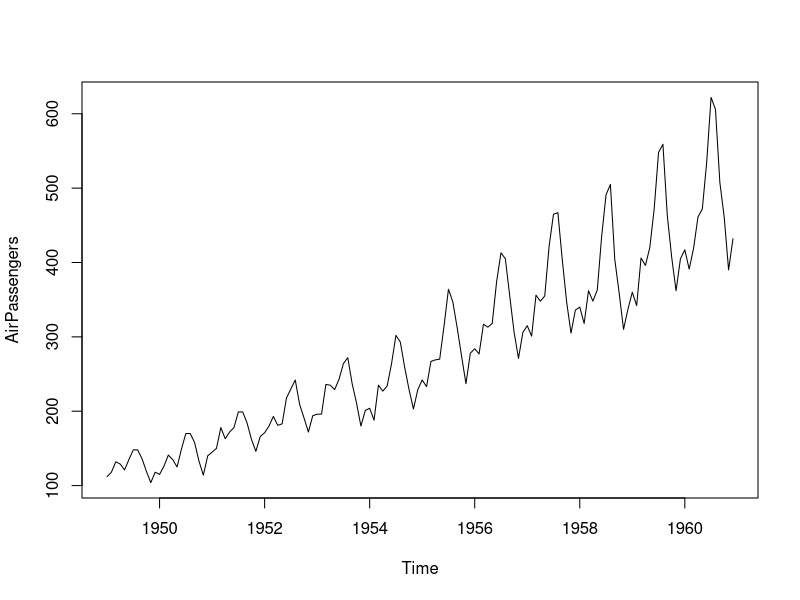
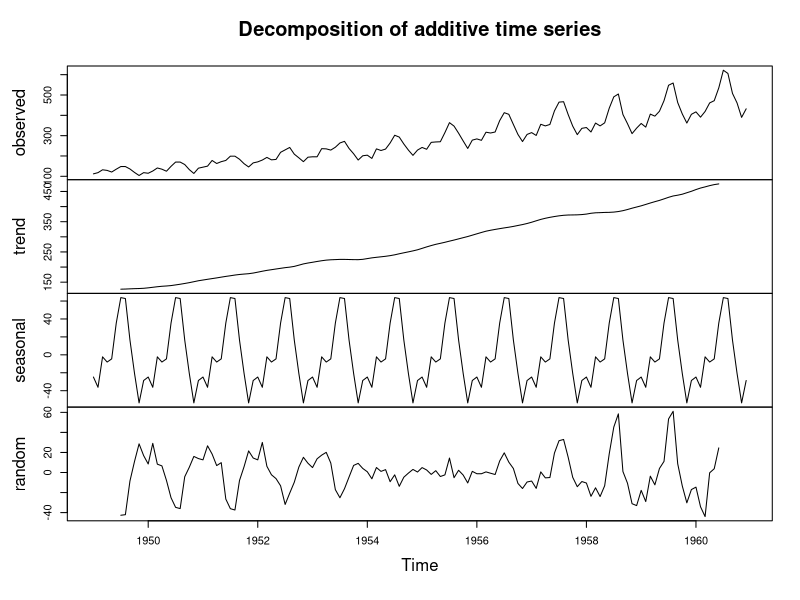
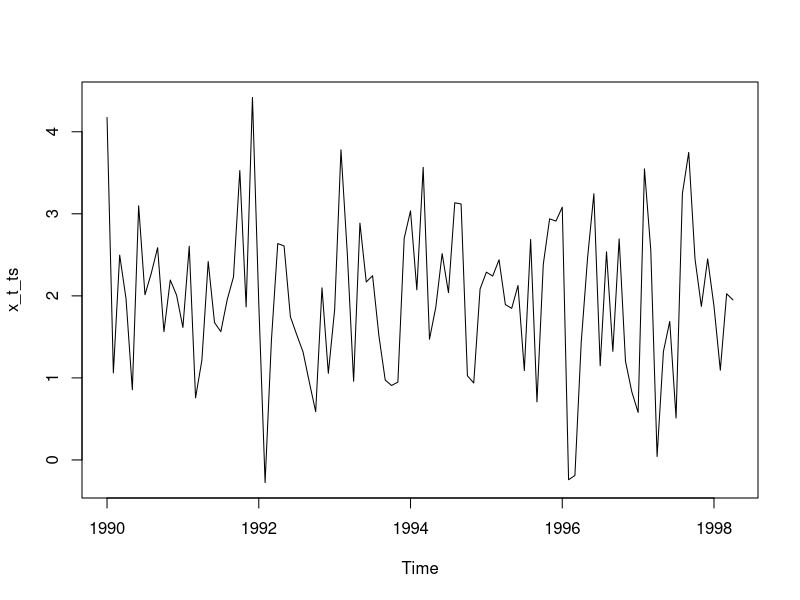
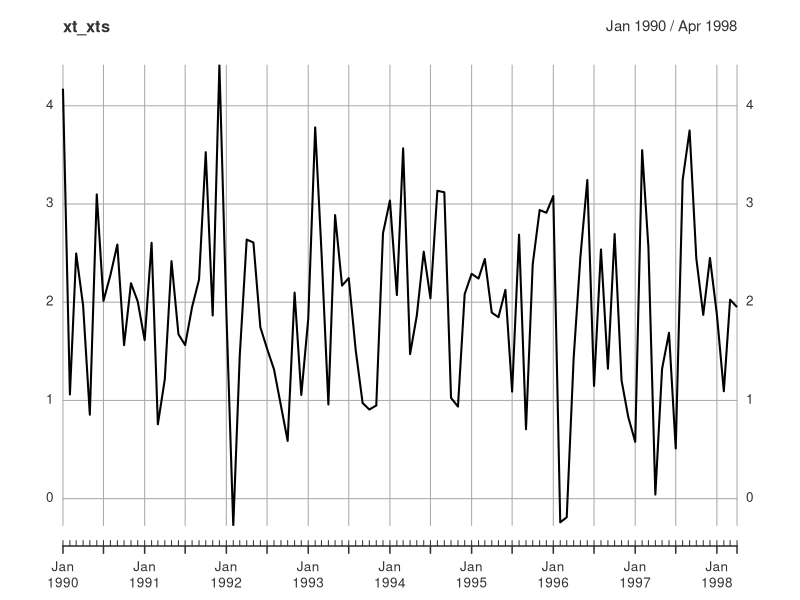
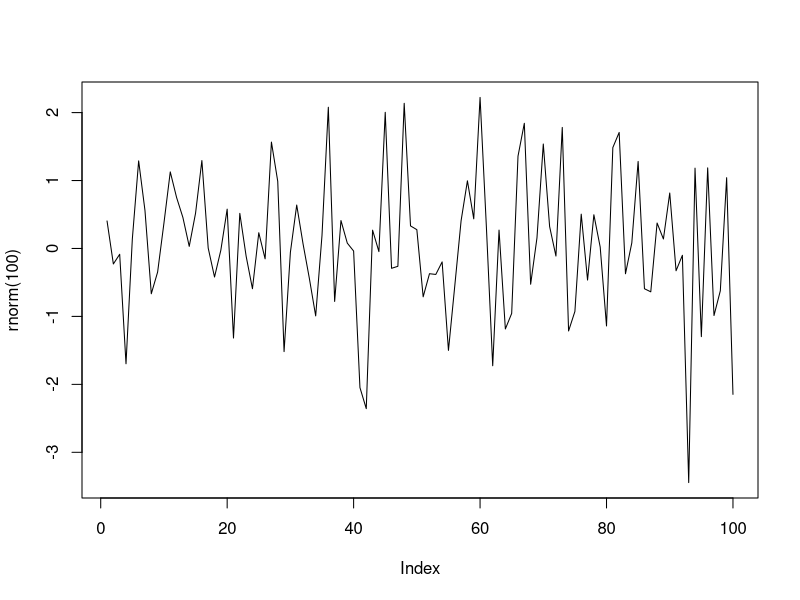
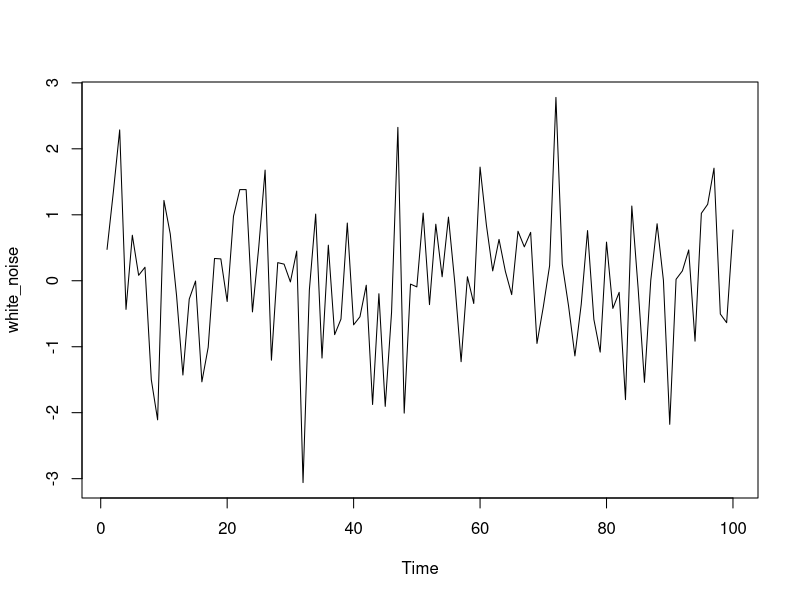
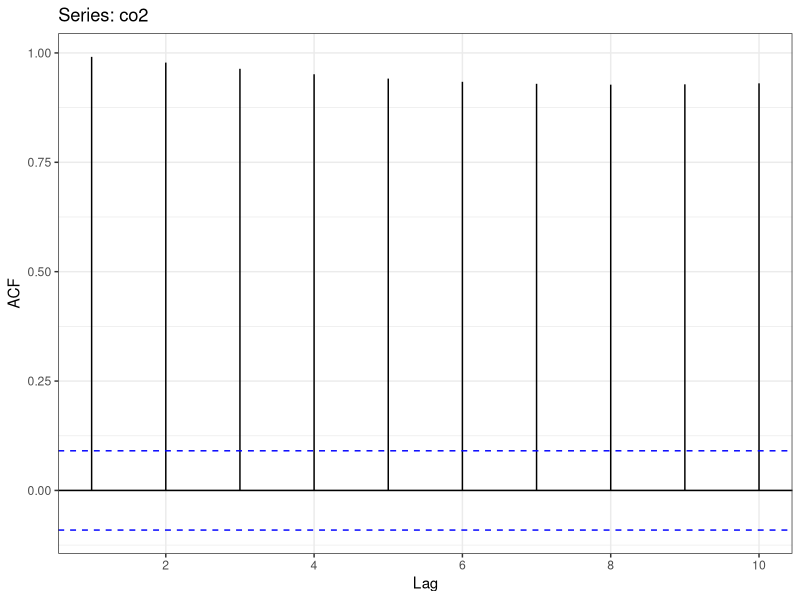
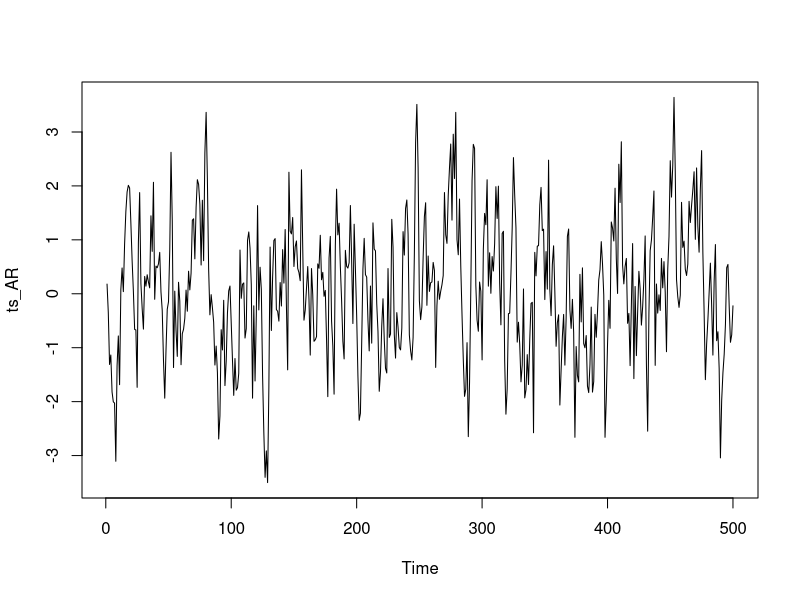

The R script that drew these images, in order:
## ---- chunk 1
#| echo: true
#| fig.cap: Time series plot of air passengers data
## Data we use is the inbuilt "AirPassengers" data
plot(AirPassengers)
## ---- chunk 2
#| echo: true
#| fig.cap: Time series decomposition of air passengers data
plot(decompose(AirPassengers))
## ---- chunk 3
#| echo: true
# purely random process with mean 0 and standard deviation 1
eps <- rnorm(100, mean = 0, sd = 1)
mu <- 2 # the constant mean
# The process
x_t <-mu+ eps

#Conversion to time series
x_t_ts<-ts(x_t, start = c(1990,1),frequency = 12)

x_t_ts
  
## ---- chunk 4
#| echo: true
plot(x_t_ts)
## ---- chunk 5
#| echo: true
# purely random process with mean 0 and standard deviation 1
eps <- rnorm(100, mean = 0, sd = 1)
mu <- 2 # the constant mean
# The process
x_t <-mu+ eps

#Conversion to time series
library(xts)
xt_xts<-as.xts(x_t_ts)
xt_xts

## ---- chunk 6
#| echo: true
plot(xt_xts)
  
## ---- chunk 7
#| echo: true

plot(rnorm(100),type="l")

## ---- chunk 8
#| echo: true

white_noise<- arima.sim(model = list(order = c(0, 0, 0)), n = 100)

# Plot the WN observations
ts.plot(white_noise)


## ---- chunk 9
#| echo: true
#| message: false
library(forecast)
ggAcf(AirPassengers,lag.max = 10,plot = F)

## ---- chunk 10
#| echo: true
#| message: false

ggAcf(co2,lag.max = 10,plot = T)+ggplot2::theme_bw()
## ---- chunk 11
#| echo: true
set.seed(123)
ts_AR <- arima.sim(n = 500, list(ar = 0.7))
plot(ts_AR)
## ---- chunk 12
#| echo: true
set.seed(123)
ts_MA<-arima.sim(n = 500, list(ma = 0.7))
plot(ts_MA)
## ---- chunk 13
#| echo: true
set.seed(123)
ts_ARMA<-arima.sim(n = 500, list(ar=0.5,ma = 0.3))
plot(ts_ARMA)
## ---- chunk 14
#| echo: true
ggAcf(ts_AR,lag.max=10)
## ---- chunk 15
#| echo: true
ggAcf(ts_MA,lag.max=10)
## ---- chunk 16
#| echo: true
ggPacf(ts_AR,lag.max=10)
## ---- chunk 17
#| echo: true
ggPacf(ts_MA,lag.max=10)
## ---- chunk 18
#| echo: true
#| message: false

# Set-up

alphas<-c(0,0.8,0.98)
obs<-array(0,200)
list_rw<-list()
for(m in 1:3){
for(i in alphas){
  for (j in 2:length(obs) ){
    obs[j]=i*obs[j-1]+rnorm(1)
  }
}
  list_rw[[m]]<-obs
  
}


#limit calculation
ymax=max(sapply(list_rw,max))
ymin=min(sapply(list_rw,min))

#empty plot
plot(NULL, xlab = "index", ylab = "value", xlim = c(0, length(obs)), ylim = c(ymin,ymax))

#plot lines
for(i in seq_along(list_rw)){
  lines(x=1:200,y=list_rw[[i]], type = "l", lty = 1, col = i +1 )
}

# Legends
legend("bottomright", legend = paste0("alpha = ", alphas), lty = 1, col = 1 + seq_along(alphas))

